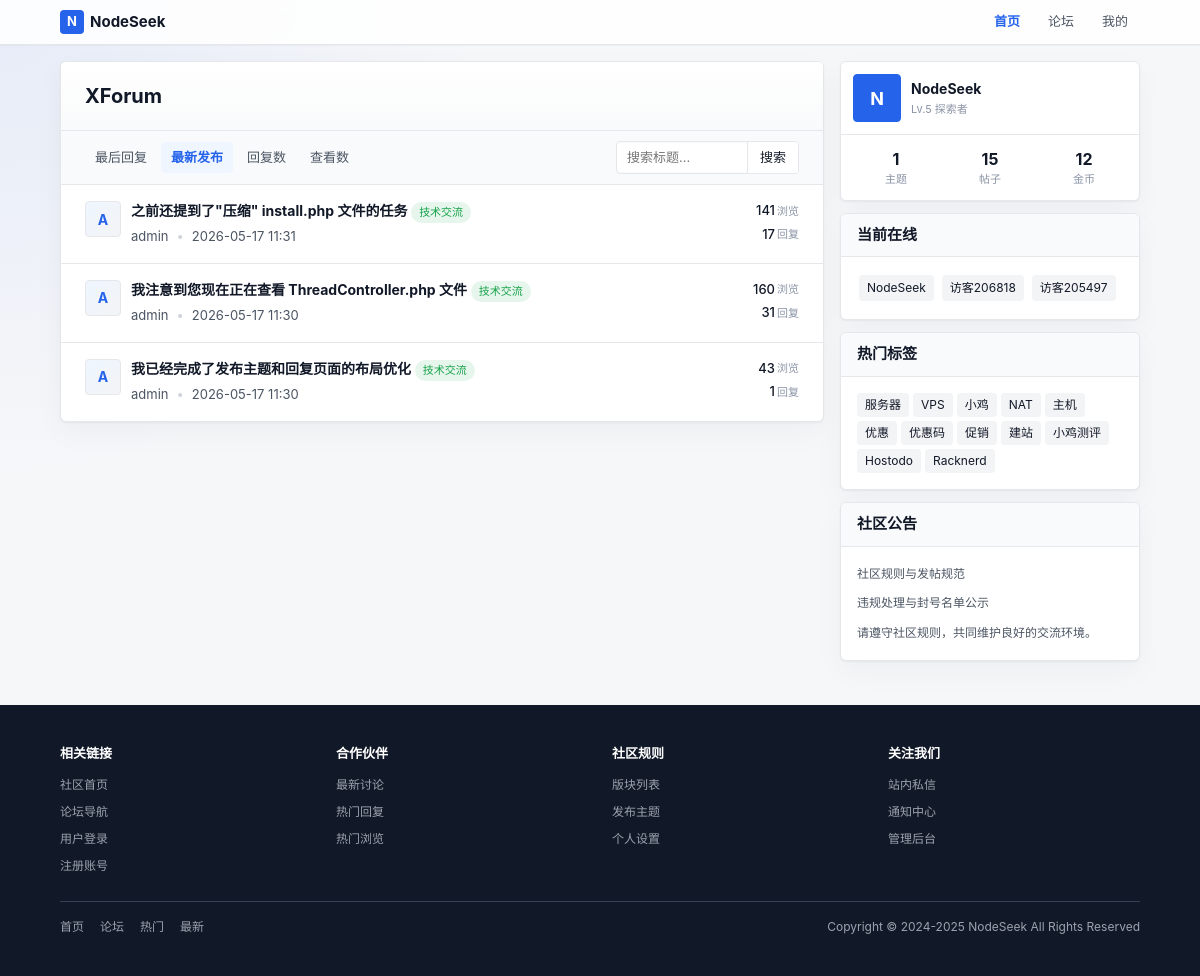
Screenshot of /index.php?order=dateline with the database file from the repository.
### tables this page shows
CREATE TABLE next_thread (
        tid INTEGER PRIMARY KEY AUTOINCREMENT,
        fid INTEGER NOT NULL DEFAULT 0,
        pid INTEGER NOT NULL DEFAULT 0,
        typeid INTEGER NOT NULL DEFAULT 0,
        read_perm INTEGER NOT NULL DEFAULT 0,
        uid INTEGER NOT NULL DEFAULT 0,
        pm_uid INTEGER NOT NULL DEFAULT 0,
        subject VARCHAR(255) NOT NULL DEFAULT '',
        hash VARCHAR(255) NOT NULL DEFAULT '',
        dateline INTEGER NOT NULL DEFAULT 0,
        sort_order INTEGER NOT NULL DEFAULT 0,
        highlight INTEGER NOT NULL DEFAULT 0,
        digest INTEGER NOT NULL DEFAULT 0,
        closed INTEGER NOT NULL DEFAULT 0,
        reply_time INTEGER NOT NULL DEFAULT 0,
        reply_uid INTEGER NOT NULL DEFAULT 0,
        reply_num INTEGER NOT NULL DEFAULT 0,
        view_num INTEGER NOT NULL DEFAULT 0,
        fav_num INTEGER NOT NULL DEFAULT 0,
        log_num INTEGER NOT NULL DEFAULT 0
    );

CREATE TABLE next_member (
        uid INTEGER PRIMARY KEY AUTOINCREMENT,
        username VARCHAR(50) NOT NULL DEFAULT '',
        gid INTEGER NOT NULL DEFAULT 0,
        avatar INTEGER NOT NULL DEFAULT 0,
        password VARCHAR(255) NOT NULL DEFAULT '',
        auth_secret VARCHAR(50) NOT NULL DEFAULT '',
        auth_enabled INTEGER NOT NULL DEFAULT 0,
        notify_num INTEGER NOT NULL DEFAULT 0,
        credit INTEGER NOT NULL DEFAULT 0,
        reg_ip VARCHAR(50) NOT NULL DEFAULT '',
        reg_date INTEGER NOT NULL DEFAULT 0,
        last_ip VARCHAR(50) NOT NULL DEFAULT '',
        last_visit INTEGER NOT NULL DEFAULT 0,
        reply_time INTEGER NOT NULL DEFAULT 0,
        reply_num INTEGER NOT NULL DEFAULT 0,
        thread_num INTEGER NOT NULL DEFAULT 0,
        fav_num INTEGER NOT NULL DEFAULT 0,
        inbox_num INTEGER NOT NULL DEFAULT 0,
        outbox_num INTEGER NOT NULL DEFAULT 0,
        log_num INTEGER NOT NULL DEFAULT 0,
        email VARCHAR(80) NOT NULL DEFAULT '',
        email_status INTEGER NOT NULL DEFAULT 0,
        signin_time INTEGER NOT NULL DEFAULT 0,
        invisible INTEGER NOT NULL DEFAULT 0,
        timeoffset VARCHAR(10) NOT NULL DEFAULT '',
        search_time INTEGER NOT NULL DEFAULT 0,
        status INTEGER NOT NULL DEFAULT 0
    );

CREATE TABLE next_forum (
        fid INTEGER PRIMARY KEY AUTOINCREMENT,
        up_fid INTEGER NOT NULL DEFAULT 0,
        name VARCHAR(50) NOT NULL DEFAULT '',
        status INTEGER NOT NULL DEFAULT 0,
        sort_order INTEGER NOT NULL DEFAULT 0,
        thread_num INTEGER NOT NULL DEFAULT 0,
        reply_num INTEGER NOT NULL DEFAULT 0,
        today_num INTEGER NOT NULL DEFAULT 0,
        today_time INTEGER NOT NULL DEFAULT 0,
        last_tid INTEGER NOT NULL DEFAULT 0,
        json_data TEXT NOT NULL
    );

### controllers/HomeController.php (called while the page is built, shortened)
<?php
class HomeController {
    public static function index() {
        $page = isset($_GET['page']) ? intval($_GET['page']) : 1;
        $page = $page < 1 ? 1 : $page;
        $order = isset($_GET['order']) ? trim($_GET['order']) : 'reply_time';
        $keyword = isset($_GET['keyword']) ? trim($_GET['keyword']) : '';
        $forums = ForumModel::getForums();
        $threads = ThreadModel::getHomeThreadsWithFilter($page, $order, $keyword);
        if (!empty($threads)) {
            $uids = array_unique(array_column($threads, 'uid'));
            $users = MemberModel::getMembersByUids($uids);
        }
        $orderOptions = [
            ['value' => 'reply_time', 'label' => '最后回复'],
            ['value' => 'dateline', 'label' => '最新发布'],
            ['value' => 'reply_num', 'label' => '回复数'],
            ['value' => 'view_num', 'label' => '查看数']
        ];
        Template::display('home/index');
    }
}
?>

### index.php (called while the page is built, shortened)
<?php
require ROOT_PATH . '/lib/Autoloader.php';
$controller = isset($_GET['c']) ? $_GET['c'] : 'home';
$action = isset($_GET['a']) ? $_GET['a'] : 'index';
$controllerClass = ucfirst($controller) . 'Controller';
$params = [];
call_user_func_array([$controllerClass, $action], $params);
?>

### lib/Autoloader.php (called while the page is built, shortened)
<?php
class Autoloader {
    public static function load($class) {
        $class = strtolower($class);
        $paths = [
            ROOT_PATH . '/lib/' . $class . '.php',
            ROOT_PATH . '/models/' . $class . '.php',
            ROOT_PATH . '/controllers/' . $class . '.php',
        ];
        foreach ($paths as $path) {
            if (file_exists($path)) {
                return;
            }
        }
    }
}

### models/ThreadModel.php (called while the page is built, shortened)
<?php
class ThreadModel {
    public static function getHomeThreadsWithFilter($page = 1, $order = 'reply_time', $keyword = '') {
        $offset = ($page - 1) * 20;
        $orderMap = [
            'reply_time' => 'reply_time DESC',
            'dateline' => 'dateline DESC',
            'reply_num' => 'reply_num DESC',
            'view_num' => 'view_num DESC'
        ];
        $orderBy = isset($orderMap[$order]) ? $orderMap[$order] : 'reply_time DESC';
        return Database::fetchAll("SELECT * FROM " . self::TABLE . " ORDER BY $orderBy LIMIT 20 OFFSET ?", [$offset]);
    }
}
?>

### lib/Database.php (called while the page is built, shortened)
<?php
class Database {
    private static $instance = null;
    private $config = null;
    private function __construct() {
        $this->config = require ROOT_PATH . '/config/database.php';
    }
    public static function getInstance() {
        if (self::$instance === null) {
            self::$instance = new self();
        }
        return self::$instance;
    }
    private function connect() {
        $default = $this->config['default'];
        $connection = $this->config['connections'][$default];
        if ($connection['driver'] === 'sqlite') {
            $this->connection = new PDO('sqlite:' . $connection['database']);
        }
    }
    private static function getConnection() {
        return self::getInstance()->connection;
    }
    public static function query($sql, $params = []) {
        $stmt = self::getConnection()->prepare($sql);
        $stmt->execute($params);
        return $stmt;
    }
    public static function fetchAll($sql, $params = []) {
        $stmt = self::query($sql, $params);
        return $stmt->fetchAll(PDO::FETCH_ASSOC);
    }
}
?>

### config/database.php (called while the page is built)
<?php
return [
    'default' => 'sqlite',
    'connections' => [
        'sqlite' => [
            'driver' => 'sqlite',
            'database' => ROOT_PATH . '/database/forum.db',
        ],
    ],
];

### models/MemberModel.php (called while the page is built, shortened)
<?php
class MemberModel {
    public static function getMembersByUids($uids) {
        $uids = array_filter(array_unique($uids));
        $placeholders = implode(',', array_fill(0, count($uids), '?'));
        $sql = "SELECT uid, username, avatar FROM " . self::TABLE . " WHERE uid IN ($placeholders)";
        $members = Database::fetchAll($sql, $uids);
        $result = [];
        foreach ($members as $member) {
            $result[$member['uid']] = $member;
        }
        return $result;
    }
}
?>

### models/ForumModel.php (called while the page is built, shortened)
<?php
class ForumModel {
    public static function getForums($upFid = null) {
        if ($upFid !== null) {
            $forums = Database::fetchAll("SELECT * FROM " . self::TABLE . " WHERE up_fid = ? ORDER BY sort_order ASC", [$upFid]);
        } else {
            $forums = Database::fetchAll("SELECT * FROM " . self::TABLE . " ORDER BY up_fid ASC, sort_order ASC");
        }
        $parentFids = array_unique(array_column($forums, 'up_fid'));
        $parentFids = array_filter($parentFids, function($fid) { return $fid !== null && $fid !== ''; });
        if (!empty($parentFids)) {
            $parentNames = self::getForumNamesByFids($parentFids);
        }
        if ($upFid === null) {
            $tree = self::buildTree($forums);
            self::addDepth($tree, 0);
            return $tree;
        }
        return $forums;
    }
    private static function getForumNamesByFids($fids) {
        $placeholders = implode(',', array_fill(0, count($fids), '?'));
        $sql = "SELECT fid, name FROM " . self::TABLE . " WHERE fid IN ($placeholders)";
        $results = Database::fetchAll($sql, $fids);
        return array_column($results, 'name', 'fid');
    }
    private static function buildTree($forums) {
        $tree = [];
        $map = [];
        foreach ($forums as $forum) {
            $map[$forum['fid']] = $forum;
            $map[$forum['fid']]['children'] = [];
        }
        foreach ($forums as $forum) {
            $fid = $forum['fid'];
            $upFid = $forum['up_fid'];
            if ($upFid && isset($map[$upFid])) {
                $map[$upFid]['children'][] = &$map[$fid];
            } else {
                $tree[] = &$map[$fid];
            }
        }
        return $tree;
    }
}
?>

### templates/home/index.php (the view, shortened to what this page needs)
<div class="grid grid-cols-3">
    <div class="main-content">
        <div class="card">
            <div class="thread-header">
                <div class="thread-title-row">
                    <div class="flex items-center justify-between gap-md">
                        <h1>XForum</h1>
                    </div>
                </div>
            </div>
            <div class="toolbar">
                <div class="tabs hide-mobile">
                    <?php foreach ($orderOptions as $option): ?>
                        <a href="index.php?order=<?php echo $option['value']; ?><?php echo !empty($keyword) ? '&keyword=' . urlencode($keyword) : ''; ?>"
                           class="tab <?php echo $order == $option['value'] ? 'active' : ''; ?>">
                            <?php echo $option['label']; ?>
                        </a>
                    <?php endforeach; ?>
                </div>
                <form action="index.php" method="get" class="search-box hide-mobile">
                    <input type="text" name="keyword" placeholder="搜索标题..." value="<?php echo htmlspecialchars($keyword ?? ''); ?>">
                    <button type="submit" class="btn btn-search">搜索</button>
                </form>
            </div>
            <div class="post-list">
                <?php foreach ($threads as $thread): ?>
                    <?php $user = $users[$thread['uid']] ?? null; ?>
                    <?php $forum = $forums[$thread['fid']] ?? null; ?>
                    <div class="thread-item">
                        <div class="thread-avatar">
                            <div class="avatar">
                                <?php if ($user && !empty($user['avatar'])): ?>
                                    <img src="<?php echo htmlspecialchars($user['avatar']); ?>" alt="">
                                <?php else: ?>
                                    <?php echo strtoupper(substr($user['username'] ?? '?', 0, 1)); ?>
                                <?php endif; ?>
                            </div>
                        </div>
                        <div class="thread-content">
                            <div class="thread-title">
                                <a href="index.php?c=thread&a=index&tid=<?php echo $thread['tid']; ?>"><?php echo htmlspecialchars($thread['subject']); ?></a>
                                <?php if ($forum): ?>
                                    <span class="badge badge-green"><?php echo htmlspecialchars($forum['name']); ?></span>
                                <?php endif; ?>
                            </div>
                            <div class="thread-meta">
                                <span><?php echo htmlspecialchars($user['username'] ?? '匿名'); ?></span>
                                <span class="separator">•</span>
                                <span><?php echo date('Y-m-d H:i', $thread['dateline']); ?></span>
                            </div>
                        </div>
                        <div class="thread-stats">
                            <div class="thread-stat">
                                <span class="thread-stat-value"><?php echo $thread['view_num']; ?></span>
                                <span class="thread-stat-label">浏览</span>
                            </div>
                            <div class="thread-stat">
                                <span class="thread-stat-value"><?php echo $thread['reply_num']; ?></span>
                                <span class="thread-stat-label">回复</span>
                            </div>
                        </div>
                    </div>
                <?php endforeach; ?>
            </div>
        </div>
    </div>
    <div class="sidebar">
        <div class="card">
            <div class="user-card">
                <div class="user-avatar">
                    <div class="avatar brand-avatar">N</div>
                </div>
                <div class="user-info">
                    <div class="user-name">NodeSeek</div>
                    <div class="user-level">Lv.5 探索者</div>
                </div>
            </div>
            <div class="user-stats">
                <div class="user-stat">
                    <div class="user-stat-value">1</div>
                    <div class="user-stat-label">主题</div>
                </div>
                <div class="user-stat">
                    <div class="user-stat-value">15</div>
                    <div class="user-stat-label">帖子</div>
                </div>
                <div class="user-stat">
                    <div class="user-stat-value">12</div>
                    <div class="user-stat-label">金币</div>
                </div>
            </div>
        </div>
        <div class="card">
            <div class="sidebar-header">
                <h3>当前在线</h3>
            </div>
            <div class="sidebar-body online-list">
                <span class="online-user">NodeSeek</span>
                <span class="online-user">访客206818</span>
                <span class="online-user">访客205497</span>
            </div>
        </div>
        <div class="card">
            <div class="sidebar-header">
                <h3>热门标签</h3>
            </div>
            <div class="sidebar-body">
                <div class="tag-box">
                    <div class="tags">
                        <span class="tag">服务器</span>
                        <span class="tag">VPS</span>
                        <span class="tag">小鸡</span>
                        <span class="tag">NAT</span>
                        <span class="tag">主机</span>
                        <span class="tag">优惠</span>
                        <span class="tag">优惠码</span>
                        <span class="tag">促销</span>
                        <span class="tag">建站</span>
                        <span class="tag">小鸡测评</span>
                        <span class="tag">Hostodo</span>
                        <span class="tag">Racknerd</span>
                    </div>
                </div>
            </div>
        </div>
        <div class="card">
            <div class="sidebar-header">
                <h3>社区公告</h3>
            </div>
            <div class="sidebar-body">
                <div class="announcement">
                    <p>社区规则与发帖规范</p>
                    <p>违规处理与封号名单公示</p>
                    <p>请遵守社区规则，共同维护良好的交流环境。</p>
                </div>
            </div>
        </div>
    </div>
</div>

### rows the page displays
next_thread: uid.username "A", subject "之前还提到了\"压缩\" install.php 文件的任务", fid.name "技术交流", uid.username "admin", dateline "2026-05-17 11:31", view_num "141", reply_num "17"
next_thread: uid.username "A", subject "我注意到您现在正在查看 ThreadController.php 文件", fid.name "技术交流", uid.username "admin", dateline "2026-05-17 11:30", view_num "160", reply_num "31"
next_thread: uid.username "A", subject "我已经完成了发布主题和回复页面的布局优化", fid.name "技术交流", uid.username "admin", dateline "2026-05-17 11:30", view_num "43", reply_num "1"

### other values shown
$option['label'] "最后回复"
$option['label'] "最新发布"
$option['label'] "回复数"
$option['label'] "查看数"
